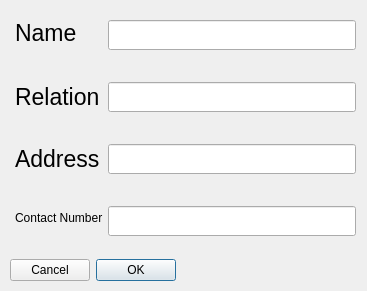
<?xml version="1.0" encoding="UTF-8"?>
<ui version="4.0">
 <class>EmergencyContactDialog</class>
 <widget class="QDialog" name="EmergencyContactDialog">
  <property name="geometry">
   <rect>
    <x>0</x>
    <y>0</y>
    <width>367</width>
    <height>291</height>
   </rect>
  </property>
  <property name="windowTitle">
   <string>Add Employee Emergency Contact</string>
  </property>
  <widget class="QWidget" name="verticalLayoutWidget">
   <property name="geometry">
    <rect>
     <x>10</x>
     <y>10</y>
     <width>351</width>
     <height>271</height>
    </rect>
   </property>
   <layout class="QVBoxLayout" name="verticalLayout">
    <item>
     <layout class="QFormLayout" name="formLayout">
      <property name="horizontalSpacing">
       <number>5</number>
      </property>
      <property name="verticalSpacing">
       <number>32</number>
      </property>
      <property name="leftMargin">
       <number>5</number>
      </property>
      <property name="topMargin">
       <number>10</number>
      </property>
      <property name="rightMargin">
       <number>5</number>
      </property>
      <property name="bottomMargin">
       <number>5</number>
      </property>
      <item row="0" column="1">
       <widget class="QLineEdit" name="nameLineEdit">
        <property name="minimumSize">
         <size>
          <width>0</width>
          <height>30</height>
         </size>
        </property>
       </widget>
      </item>
      <item row="1" column="0">
       <widget class="QLabel" name="relationLabel">
        <property name="font">
         <font>
          <pointsize>17</pointsize>
         </font>
        </property>
        <property name="text">
         <string>Relation</string>
        </property>
       </widget>
      </item>
      <item row="1" column="1">
       <widget class="QLineEdit" name="relationLineEdit">
        <property name="minimumSize">
         <size>
          <width>0</width>
          <height>30</height>
         </size>
        </property>
       </widget>
      </item>
      <item row="2" column="0">
       <widget class="QLabel" name="addressLabel">
        <property name="font">
         <font>
          <pointsize>17</pointsize>
         </font>
        </property>
        <property name="text">
         <string>Address</string>
        </property>
       </widget>
      </item>
      <item row="2" column="1">
       <widget class="QLineEdit" name="addressLineEdit">
        <property name="minimumSize">
         <size>
          <width>0</width>
          <height>30</height>
         </size>
        </property>
       </widget>
      </item>
      <item row="3" column="0">
       <widget class="QLabel" name="contactNumLabel">
        <property name="text">
         <string>Contact Number</string>
        </property>
       </widget>
      </item>
      <item row="3" column="1">
       <widget class="QLineEdit" name="contactNumLineEdit">
        <property name="minimumSize">
         <size>
          <width>0</width>
          <height>30</height>
         </size>
        </property>
       </widget>
      </item>
      <item row="0" column="0">
       <widget class="QLabel" name="nameLabel">
        <property name="sizePolicy">
         <sizepolicy hsizetype="Fixed" vsizetype="Fixed">
          <horstretch>0</horstretch>
          <verstretch>0</verstretch>
         </sizepolicy>
        </property>
        <property name="font">
         <font>
          <pointsize>17</pointsize>
         </font>
        </property>
        <property name="text">
         <string>Name</string>
        </property>
       </widget>
      </item>
     </layout>
    </item>
    <item>
     <widget class="QDialogButtonBox" name="buttonBox">
      <property name="layoutDirection">
       <enum>Qt::RightToLeft</enum>
      </property>
      <property name="orientation">
       <enum>Qt::Horizontal</enum>
      </property>
      <property name="standardButtons">
       <set>QDialogButtonBox::Cancel|QDialogButtonBox::Ok</set>
      </property>
     </widget>
    </item>
   </layout>
  </widget>
 </widget>
 <resources/>
 <connections>
  <connection>
   <sender>buttonBox</sender>
   <signal>accepted()</signal>
   <receiver>EmergencyContactDialog</receiver>
   <slot>accept()</slot>
   <hints>
    <hint type="sourcelabel">
     <x>248</x>
     <y>254</y>
    </hint>
    <hint type="destinationlabel">
     <x>157</x>
     <y>274</y>
    </hint>
   </hints>
  </connection>
  <connection>
   <sender>buttonBox</sender>
   <signal>rejected()</signal>
   <receiver>EmergencyContactDialog</receiver>
   <slot>reject()</slot>
   <hints>
    <hint type="sourcelabel">
     <x>316</x>
     <y>260</y>
    </hint>
    <hint type="destinationlabel">
     <x>286</x>
     <y>274</y>
    </hint>
   </hints>
  </connection>
 </connections>
</ui>
